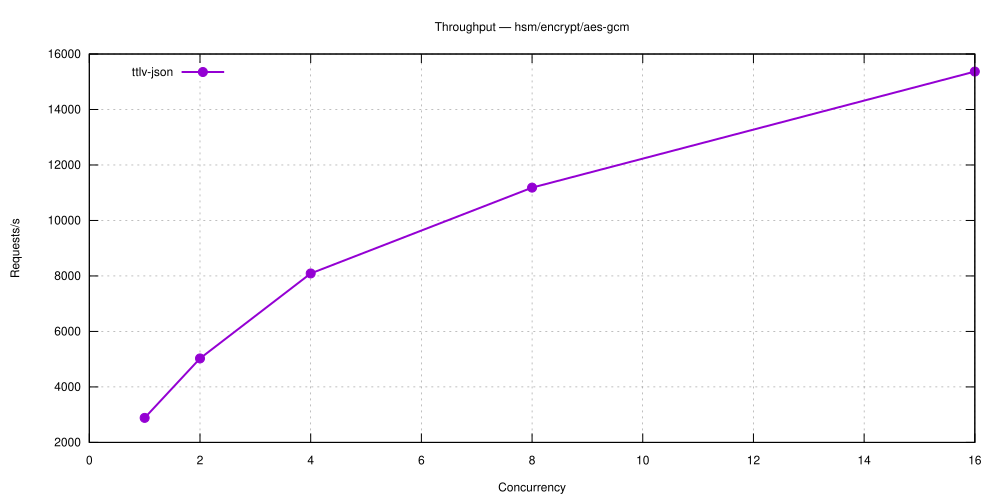

This figure's gnuplot source:
set terminal svg size 1000,500 enhanced font 'Helvetica,12'
set output 'hsm_encrypt_aes-gcm.svg'
set title 'Throughput — hsm/encrypt/aes-gcm'
set grid
set xlabel 'Concurrency'
set ylabel 'Requests/s'
set key top left
plot 'hsm_encrypt_aes-gcm-5.27.1-ttlv-json.dat' using 1:2 with linespoints lw 2 pt 7 title 'ttlv-json'
